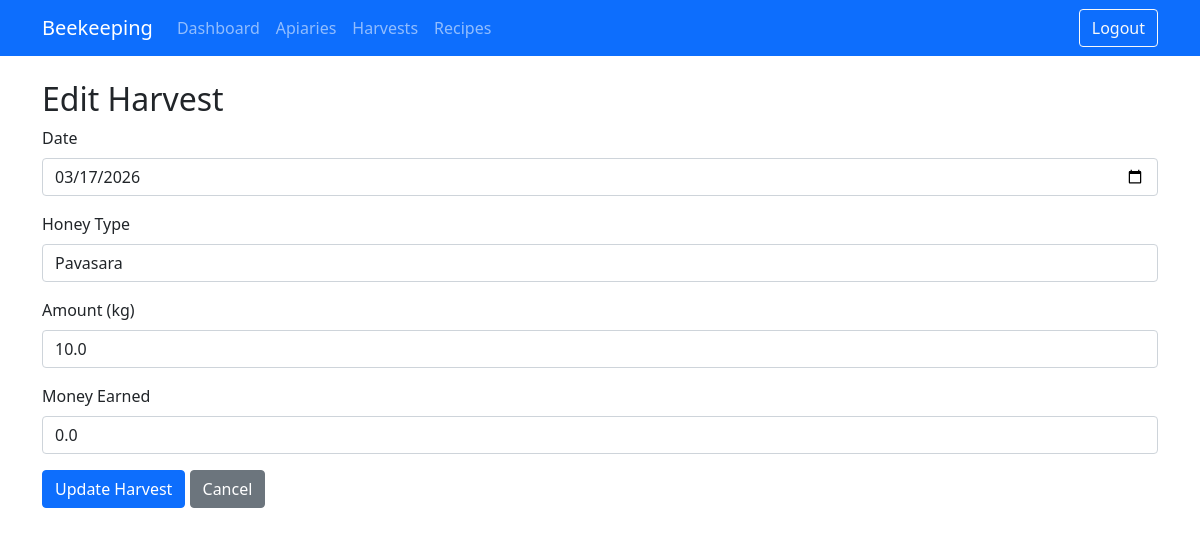
Screenshot of /harvests/edit/1 (signed in) with the database file from the repository.
### tables this page shows
CREATE TABLE honey_harvests (
                    id INTEGER PRIMARY KEY,
                    date TEXT NOT NULL,
                    honey_type TEXT NOT NULL,
                    amount REAL NOT NULL,
                    money_earned REAL
                , user_id INTEGER NOT NULL DEFAULT 1);

### web_app.py (the view, shortened to what this page needs)
@app.route('/harvests/edit/<int:id>', methods=['GET', 'POST'])
def edit_harvest(id):
    conn = sqlite3.connect('beekeeping.db')
    c = conn.cursor()
    c.execute("SELECT date, honey_type, amount, money_earned FROM honey_harvests WHERE id = ?", (id,))
    harvest = c.fetchone()
    conn.close()
    return render_template('edit_harvest.html', harvest=harvest, id=id)

### web_app.py (called while the page is built)
@app.before_request
def require_login():
    allowed = {"login", "register", "logout", "static", "serve_image"}  # names of view functions that don't require auth
    if request.endpoint not in allowed and not session.get("logged_in"):
        return redirect(url_for("login"))

### templates/edit_harvest.html (shortened to what this page needs)
{% extends "base.html" %}
{% block content %}
<h2>Edit Harvest</h2>
<form method="post">
    <div class="mb-3">
        <label for="date" class="form-label">Date</label>
        <input type="date" class="form-control" id="date" name="date" value="{{ harvest[0] }}" required>
    </div>
    <div class="mb-3">
        <label for="honey_type" class="form-label">Honey Type</label>
        <input type="text" class="form-control" id="honey_type" name="honey_type" value="{{ harvest[1] }}" required>
    </div>
    <div class="mb-3">
        <label for="amount" class="form-label">Amount (kg)</label>
        <input type="number" step="0.01" class="form-control" id="amount" name="amount" value="{{ harvest[2] }}" required>
    </div>
    <div class="mb-3">
        <label for="money_earned" class="form-label">Money Earned</label>
        <input type="number" step="0.01" class="form-control" id="money_earned" name="money_earned" value="{{ harvest[3] }}">
    </div>
    <button type="submit" class="btn btn-primary">Update Harvest</button>
    <a href="{{ url_for('harvests') }}" class="btn btn-secondary">Cancel</a>
</form>
{% endblock %}

### rows the page displays
honey_harvests: date "03/17/2026", honey_type "Pavasara", amount "10.0", money_earned "0.0"
